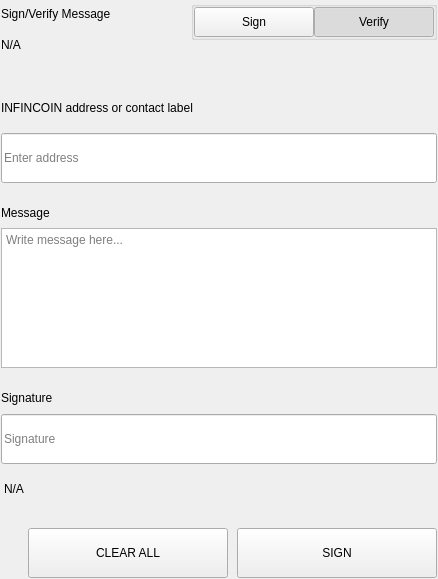
<?xml version="1.0" encoding="UTF-8"?>
<ui version="4.0">
 <class>SettingsSignMessageWidgets</class>
 <widget class="QWidget" name="SettingsSignMessageWidgets">
  <property name="geometry">
   <rect>
    <x>0</x>
    <y>0</y>
    <width>438</width>
    <height>579</height>
   </rect>
  </property>
  <property name="windowTitle">
   <string>Form</string>
  </property>
  <layout class="QVBoxLayout" name="verticalLayout">
   <property name="spacing">
    <number>0</number>
   </property>
   <property name="leftMargin">
    <number>0</number>
   </property>
   <property name="topMargin">
    <number>0</number>
   </property>
   <property name="rightMargin">
    <number>0</number>
   </property>
   <property name="bottomMargin">
    <number>0</number>
   </property>
   <item>
    <widget class="QWidget" name="left" native="true">
     <layout class="QVBoxLayout" name="verticalLayout_3">
      <property name="leftMargin">
       <number>0</number>
      </property>
      <property name="topMargin">
       <number>0</number>
      </property>
      <property name="rightMargin">
       <number>0</number>
      </property>
      <property name="bottomMargin">
       <number>0</number>
      </property>
      <item>
       <widget class="QWidget" name="container_sign" native="true">
        <layout class="QVBoxLayout" name="verticalLayout_2">
         <property name="spacing">
          <number>0</number>
         </property>
         <property name="leftMargin">
          <number>1</number>
         </property>
         <property name="topMargin">
          <number>1</number>
         </property>
         <property name="rightMargin">
          <number>1</number>
         </property>
         <property name="bottomMargin">
          <number>1</number>
         </property>
         <item>
          <layout class="QHBoxLayout" name="horizontalLayout_3" stretch="3,1">
           <property name="spacing">
            <number>40</number>
           </property>
           <item>
            <layout class="QVBoxLayout" name="verticalLayoutTitle">
             <property name="spacing">
              <number>5</number>
             </property>
             <item>
              <widget class="QLabel" name="labelTitle">
               <property name="text">
                <string>Sign/Verify Message</string>
               </property>
              </widget>
             </item>
             <item>
              <widget class="QLabel" name="labelSubtitle1">
               <property name="text">
                <string notr="true">N/A</string>
               </property>
               <property name="wordWrap">
                <bool>true</bool>
               </property>
              </widget>
             </item>
            </layout>
           </item>
           <item alignment="Qt::AlignRight|Qt::AlignTop">
            <widget class="QWidget" name="containerSwitch" native="true">
             <property name="styleSheet">
              <string notr="true">#containerSwitch{
	padding-top:9px;
}</string>
             </property>
             <layout class="QVBoxLayout" name="verticalLayout_6">
              <property name="spacing">
               <number>4</number>
              </property>
              <property name="leftMargin">
               <number>0</number>
              </property>
              <property name="topMargin">
               <number>0</number>
              </property>
              <property name="rightMargin">
               <number>0</number>
              </property>
              <property name="bottomMargin">
               <number>0</number>
              </property>
              <item alignment="Qt::AlignRight">
               <widget class="QGroupBox" name="groupBox">
                <property name="sizePolicy">
                 <sizepolicy hsizetype="Fixed" vsizetype="Preferred">
                  <horstretch>0</horstretch>
                  <verstretch>0</verstretch>
                 </sizepolicy>
                </property>
                <property name="title">
                 <string/>
                </property>
                <property name="alignment">
                 <set>Qt::AlignRight|Qt::AlignTop|Qt::AlignTrailing</set>
                </property>
                <layout class="QHBoxLayout" name="horizontalLayout_4">
                 <property name="spacing">
                  <number>0</number>
                 </property>
                 <property name="leftMargin">
                  <number>0</number>
                 </property>
                 <property name="topMargin">
                  <number>0</number>
                 </property>
                 <property name="rightMargin">
                  <number>0</number>
                 </property>
                 <property name="bottomMargin">
                  <number>0</number>
                 </property>
                 <item>
                  <widget class="QPushButton" name="pushSign">
                   <property name="minimumSize">
                    <size>
                     <width>120</width>
                     <height>30</height>
                    </size>
                   </property>
                   <property name="maximumSize">
                    <size>
                     <width>120</width>
                     <height>30</height>
                    </size>
                   </property>
                   <property name="focusPolicy">
                    <enum>Qt::NoFocus</enum>
                   </property>
                   <property name="text">
                    <string>Sign</string>
                   </property>
                   <property name="checkable">
                    <bool>true</bool>
                   </property>
                   <property name="autoExclusive">
                    <bool>true</bool>
                   </property>
                  </widget>
                 </item>
                 <item>
                  <widget class="QPushButton" name="pushVerify">
                   <property name="minimumSize">
                    <size>
                     <width>120</width>
                     <height>30</height>
                    </size>
                   </property>
                   <property name="maximumSize">
                    <size>
                     <width>120</width>
                     <height>30</height>
                    </size>
                   </property>
                   <property name="focusPolicy">
                    <enum>Qt::NoFocus</enum>
                   </property>
                   <property name="text">
                    <string>Verify</string>
                   </property>
                   <property name="checkable">
                    <bool>true</bool>
                   </property>
                   <property name="checked">
                    <bool>true</bool>
                   </property>
                   <property name="autoExclusive">
                    <bool>true</bool>
                   </property>
                  </widget>
                 </item>
                </layout>
               </widget>
              </item>
              <item alignment="Qt::AlignHCenter|Qt::AlignTop">
               <widget class="QLabel" name="labelSubtitleSwitch">
                <property name="text">
                 <string/>
                </property>
                <property name="alignment">
                 <set>Qt::AlignRight|Qt::AlignTrailing|Qt::AlignVCenter</set>
                </property>
               </widget>
              </item>
             </layout>
            </widget>
           </item>
          </layout>
         </item>
         <item>
          <spacer name="verticalSpacer_2">
           <property name="orientation">
            <enum>Qt::Vertical</enum>
           </property>
           <property name="sizeType">
            <enum>QSizePolicy::Fixed</enum>
           </property>
           <property name="sizeHint" stdset="0">
            <size>
             <width>20</width>
             <height>40</height>
            </size>
           </property>
          </spacer>
         </item>
         <item>
          <widget class="QWidget" name="containerAddress" native="true">
           <property name="sizePolicy">
            <sizepolicy hsizetype="Preferred" vsizetype="Fixed">
             <horstretch>0</horstretch>
             <verstretch>0</verstretch>
            </sizepolicy>
           </property>
           <layout class="QVBoxLayout" name="verticalLayout_5" stretch="0,0">
            <property name="spacing">
             <number>15</number>
            </property>
            <property name="leftMargin">
             <number>0</number>
            </property>
            <property name="topMargin">
             <number>0</number>
            </property>
            <property name="rightMargin">
             <number>0</number>
            </property>
            <property name="bottomMargin">
             <number>0</number>
            </property>
            <item>
             <widget class="QLabel" name="labelSubtitleAddress">
              <property name="minimumSize">
               <size>
                <width>0</width>
                <height>20</height>
               </size>
              </property>
              <property name="maximumSize">
               <size>
                <width>16777215</width>
                <height>20</height>
               </size>
              </property>
              <property name="text">
               <string>INFINCOIN address or contact label</string>
              </property>
             </widget>
            </item>
            <item>
             <widget class="QLineEdit" name="addressIn_SM">
              <property name="minimumSize">
               <size>
                <width>0</width>
                <height>50</height>
               </size>
              </property>
              <property name="maximumSize">
               <size>
                <width>16777215</width>
                <height>50</height>
               </size>
              </property>
              <property name="placeholderText">
               <string>Enter address</string>
              </property>
             </widget>
            </item>
           </layout>
          </widget>
         </item>
         <item>
          <spacer name="verticalSpacer_3">
           <property name="orientation">
            <enum>Qt::Vertical</enum>
           </property>
           <property name="sizeType">
            <enum>QSizePolicy::Fixed</enum>
           </property>
           <property name="sizeHint" stdset="0">
            <size>
             <width>20</width>
             <height>20</height>
            </size>
           </property>
          </spacer>
         </item>
         <item>
          <layout class="QVBoxLayout" name="verticalLayout_9">
           <property name="spacing">
            <number>5</number>
           </property>
           <item>
            <widget class="QLabel" name="labelSubtitleMessage">
             <property name="minimumSize">
              <size>
               <width>0</width>
               <height>20</height>
              </size>
             </property>
             <property name="maximumSize">
              <size>
               <width>16777215</width>
               <height>20</height>
              </size>
             </property>
             <property name="text">
              <string>Message</string>
             </property>
            </widget>
           </item>
           <item>
            <widget class="QPlainTextEdit" name="messageIn_SM">
             <property name="minimumSize">
              <size>
               <width>0</width>
               <height>140</height>
              </size>
             </property>
             <property name="maximumSize">
              <size>
               <width>16777215</width>
               <height>140</height>
              </size>
             </property>
             <property name="placeholderText">
              <string>Write message here...</string>
             </property>
            </widget>
           </item>
          </layout>
         </item>
         <item>
          <spacer name="verticalSpacer_4">
           <property name="orientation">
            <enum>Qt::Vertical</enum>
           </property>
           <property name="sizeType">
            <enum>QSizePolicy::Fixed</enum>
           </property>
           <property name="sizeHint" stdset="0">
            <size>
             <width>20</width>
             <height>20</height>
            </size>
           </property>
          </spacer>
         </item>
         <item>
          <widget class="QWidget" name="widget" native="true">
           <property name="minimumSize">
            <size>
             <width>0</width>
             <height>75</height>
            </size>
           </property>
           <property name="maximumSize">
            <size>
             <width>16777215</width>
             <height>16777215</height>
            </size>
           </property>
           <layout class="QVBoxLayout" name="verticalLayout_4">
            <property name="leftMargin">
             <number>0</number>
            </property>
            <property name="topMargin">
             <number>0</number>
            </property>
            <property name="rightMargin">
             <number>0</number>
            </property>
            <property name="bottomMargin">
             <number>0</number>
            </property>
            <item>
             <widget class="QLabel" name="labelSubtitleSignature">
              <property name="minimumSize">
               <size>
                <width>0</width>
                <height>20</height>
               </size>
              </property>
              <property name="maximumSize">
               <size>
                <width>16777215</width>
                <height>20</height>
               </size>
              </property>
              <property name="text">
               <string>Signature</string>
              </property>
             </widget>
            </item>
            <item>
             <widget class="QLineEdit" name="signatureOut_SM">
              <property name="minimumSize">
               <size>
                <width>0</width>
                <height>50</height>
               </size>
              </property>
              <property name="placeholderText">
               <string>Signature</string>
              </property>
             </widget>
            </item>
           </layout>
          </widget>
         </item>
         <item>
          <widget class="QLabel" name="statusLabel_SM">
           <property name="styleSheet">
            <string notr="true">padding-top:5px;</string>
           </property>
           <property name="text">
            <string notr="true">N/A</string>
           </property>
          </widget>
         </item>
         <item>
          <spacer name="verticalSpacer">
           <property name="orientation">
            <enum>Qt::Vertical</enum>
           </property>
           <property name="sizeType">
            <enum>QSizePolicy::Fixed</enum>
           </property>
           <property name="sizeHint" stdset="0">
            <size>
             <width>20</width>
             <height>20</height>
            </size>
           </property>
          </spacer>
         </item>
         <item>
          <layout class="QHBoxLayout" name="horizontalLayout_7">
           <property name="spacing">
            <number>9</number>
           </property>
           <item>
            <spacer name="horizontalSpacer_5">
             <property name="orientation">
              <enum>Qt::Horizontal</enum>
             </property>
             <property name="sizeType">
              <enum>QSizePolicy::Expanding</enum>
             </property>
             <property name="sizeHint" stdset="0">
              <size>
               <width>40</width>
               <height>20</height>
              </size>
             </property>
            </spacer>
           </item>
           <item>
            <widget class="QPushButton" name="pushButtonClear">
             <property name="minimumSize">
              <size>
               <width>200</width>
               <height>50</height>
              </size>
             </property>
             <property name="focusPolicy">
              <enum>Qt::NoFocus</enum>
             </property>
             <property name="text">
              <string>CLEAR ALL</string>
             </property>
            </widget>
           </item>
           <item>
            <widget class="QPushButton" name="pushButtonSave">
             <property name="minimumSize">
              <size>
               <width>200</width>
               <height>50</height>
              </size>
             </property>
             <property name="maximumSize">
              <size>
               <width>200</width>
               <height>50</height>
              </size>
             </property>
             <property name="focusPolicy">
              <enum>Qt::NoFocus</enum>
             </property>
             <property name="text">
              <string>SIGN</string>
             </property>
            </widget>
           </item>
          </layout>
         </item>
        </layout>
       </widget>
      </item>
     </layout>
    </widget>
   </item>
  </layout>
 </widget>
 <resources/>
 <connections/>
</ui>
